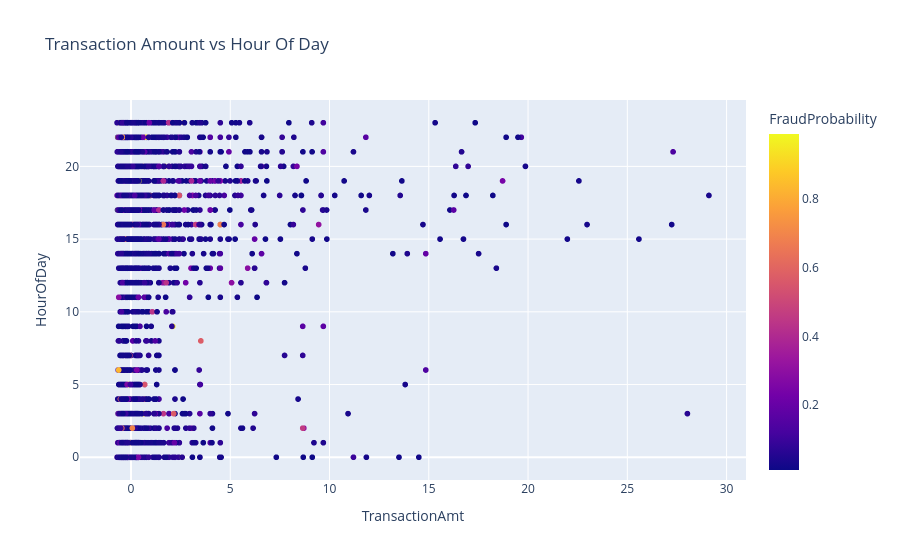

Notebook code for this chart:
### Code cell
# INTERACTIVE SCATTER PLOT
import plotly.express as px

scatter_df = results_df.sample(5000)

fig = px.scatter(
    scatter_df,
    x='TransactionAmt',
    y='HourOfDay',
    color='FraudProbability',
    title='Transaction Amount vs Hour Of Day'
)

fig.show()

### Figure 1 — Plotly figure (JSON) as saved in the notebook; plotly's stock layout.template omitted (floating-point values rounded to 4 significant figures; data arrays with more than 128 entries replaced by an {"elided": "..."} marker saying what was removed)
{"data": [{"hovertemplate": "TransactionAmt=%{x}<br>HourOfDay=%{y}<br>FraudProbability=%{marker.color}<extra></extra>", "legendgroup": "", "marker": {"color": {"elided": "5000 float values"}, "coloraxis": "coloraxis", "symbol": "circle"}, "mode": "markers", "name": "", "showlegend": false, "type": "scattergl", "x": {"elided": "5000 float values"}, "xaxis": "x", "y": {"elided": "5000 int values"}, "yaxis": "y"}], "layout": {"coloraxis": {"colorbar": {"title": {"text": "FraudProbability"}}, "colorscale": [[0, "#0d0887"], [0.1111, "#46039f"], [0.2222, "#7201a8"], [0.3333, "#9c179e"], [0.4444, "#bd3786"], [0.5556, "#d8576b"], [0.6667, "#ed7953"], [0.7778, "#fb9f3a"], [0.8889, "#fdca26"], [1, "#f0f921"]]}, "legend": {"tracegroupgap": 0}, "title": {"text": "Transaction Amount vs Hour Of Day"}, "xaxis": {"anchor": "y", "domain": [0, 1], "title": {"text": "TransactionAmt"}}, "yaxis": {"anchor": "x", "domain": [0, 1], "title": {"text": "HourOfDay"}}}}
